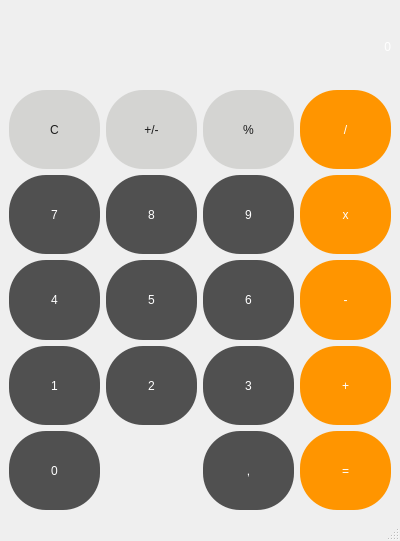
<?xml version="1.0" encoding="UTF-8"?>
<ui version="4.0">
 <class>MainWindow</class>
 <widget class="QMainWindow" name="MainWindow">
  <property name="enabled">
   <bool>true</bool>
  </property>
  <property name="geometry">
   <rect>
    <x>0</x>
    <y>0</y>
    <width>400</width>
    <height>541</height>
   </rect>
  </property>
  <property name="sizePolicy">
   <sizepolicy hsizetype="Fixed" vsizetype="Fixed">
    <horstretch>0</horstretch>
    <verstretch>0</verstretch>
   </sizepolicy>
  </property>
  <property name="minimumSize">
   <size>
    <width>400</width>
    <height>541</height>
   </size>
  </property>
  <property name="maximumSize">
   <size>
    <width>16777215</width>
    <height>16777215</height>
   </size>
  </property>
  <property name="windowTitle">
   <string>Legit IPhone Calculator</string>
  </property>
  <property name="windowOpacity">
   <double>1.000000000000000</double>
  </property>
  <property name="styleSheet">
   <string notr="true">color: #1C1C1C;</string>
  </property>
  <widget class="QWidget" name="centralwidget">
   <layout class="QGridLayout" name="gridLayout_2">
    <item row="0" column="0">
     <layout class="QVBoxLayout" name="verticalLayout">
      <item>
       <widget class="QLabel" name="label">
        <property name="sizePolicy">
         <sizepolicy hsizetype="MinimumExpanding" vsizetype="Maximum">
          <horstretch>0</horstretch>
          <verstretch>0</verstretch>
         </sizepolicy>
        </property>
        <property name="minimumSize">
         <size>
          <width>0</width>
          <height>75</height>
         </size>
        </property>
        <property name="styleSheet">
         <string notr="true">font: 35pt &quot;Monocraft&quot;;
color: #FFFFFF;

</string>
        </property>
        <property name="text">
         <string>0</string>
        </property>
        <property name="textFormat">
         <enum>Qt::PlainText</enum>
        </property>
        <property name="alignment">
         <set>Qt::AlignRight|Qt::AlignTrailing|Qt::AlignVCenter</set>
        </property>
       </widget>
      </item>
      <item>
       <layout class="QGridLayout" name="gridLayout">
        <item row="3" column="3">
         <widget class="QPushButton" name="pushButton_16">
          <property name="enabled">
           <bool>true</bool>
          </property>
          <property name="sizePolicy">
           <sizepolicy hsizetype="MinimumExpanding" vsizetype="MinimumExpanding">
            <horstretch>0</horstretch>
            <verstretch>0</verstretch>
           </sizepolicy>
          </property>
          <property name="styleSheet">
           <string notr="true">QPushButton {
	background-color: #FF9500;
	color: #FFFFFF;
	font: 20pt &quot;Monocraft&quot;;
	border-radius: 37px;
}
QPushButton::pressed {
	background-color: #FFCD61;
}
QPushButton::disabled {
	background-color: #ffbc5e;
}</string>
          </property>
          <property name="text">
           <string>+</string>
          </property>
         </widget>
        </item>
        <item row="2" column="1">
         <widget class="QPushButton" name="pushButton_7">
          <property name="sizePolicy">
           <sizepolicy hsizetype="MinimumExpanding" vsizetype="MinimumExpanding">
            <horstretch>0</horstretch>
            <verstretch>0</verstretch>
           </sizepolicy>
          </property>
          <property name="styleSheet">
           <string notr="true">QPushButton {
	background-color: #505050;
	color: #FFFFFF;
	font: 20pt &quot;Monocraft&quot;;
	border-radius: 37px;
}
QPushButton::pressed {
	background-color: #7A7A7A;
}</string>
          </property>
          <property name="text">
           <string>5</string>
          </property>
         </widget>
        </item>
        <item row="4" column="0">
         <widget class="QPushButton" name="pushButton_19">
          <property name="sizePolicy">
           <sizepolicy hsizetype="MinimumExpanding" vsizetype="MinimumExpanding">
            <horstretch>0</horstretch>
            <verstretch>0</verstretch>
           </sizepolicy>
          </property>
          <property name="styleSheet">
           <string notr="true">QPushButton {
	background-color: #505050;
	color: #FFFFFF;
	font: 20pt &quot;Monocraft&quot;;
	border-radius: 37px;
}
QPushButton::pressed {
	background-color: #7A7A7A;
}</string>
          </property>
          <property name="text">
           <string>0</string>
          </property>
         </widget>
        </item>
        <item row="4" column="3">
         <widget class="QPushButton" name="pushButton_18">
          <property name="sizePolicy">
           <sizepolicy hsizetype="MinimumExpanding" vsizetype="MinimumExpanding">
            <horstretch>0</horstretch>
            <verstretch>0</verstretch>
           </sizepolicy>
          </property>
          <property name="styleSheet">
           <string notr="true">QPushButton {
	background-color: #FF9500;
	color: #FFFFFF;
	font: 20pt &quot;Monocraft&quot;;
	border-radius: 37px;
}
QPushButton::pressed {
	background-color: #FFCD61;
}</string>
          </property>
          <property name="text">
           <string>=</string>
          </property>
         </widget>
        </item>
        <item row="3" column="2">
         <widget class="QPushButton" name="pushButton_14">
          <property name="sizePolicy">
           <sizepolicy hsizetype="MinimumExpanding" vsizetype="MinimumExpanding">
            <horstretch>0</horstretch>
            <verstretch>0</verstretch>
           </sizepolicy>
          </property>
          <property name="styleSheet">
           <string notr="true">QPushButton {
	background-color: #505050;
	color: #FFFFFF;
	font: 20pt &quot;Monocraft&quot;;
	border-radius: 37px;
}
QPushButton::pressed {
	background-color: #7A7A7A;
}</string>
          </property>
          <property name="text">
           <string>3</string>
          </property>
         </widget>
        </item>
        <item row="2" column="0">
         <widget class="QPushButton" name="pushButton_3">
          <property name="sizePolicy">
           <sizepolicy hsizetype="MinimumExpanding" vsizetype="MinimumExpanding">
            <horstretch>0</horstretch>
            <verstretch>0</verstretch>
           </sizepolicy>
          </property>
          <property name="styleSheet">
           <string notr="true">QPushButton {
	background-color: #505050;
	color: #FFFFFF;
	font: 20pt &quot;Monocraft&quot;;
	border-radius: 37px;
}
QPushButton::pressed {
	background-color: #7A7A7A;
}</string>
          </property>
          <property name="text">
           <string>4</string>
          </property>
         </widget>
        </item>
        <item row="2" column="3">
         <widget class="QPushButton" name="pushButton_11">
          <property name="sizePolicy">
           <sizepolicy hsizetype="MinimumExpanding" vsizetype="MinimumExpanding">
            <horstretch>0</horstretch>
            <verstretch>0</verstretch>
           </sizepolicy>
          </property>
          <property name="styleSheet">
           <string notr="true">QPushButton {
	background-color: #FF9500;
	color: #FFFFFF;
	font: 20pt &quot;Monocraft&quot;;
	border-radius: 37px;
}
QPushButton::pressed {
	background-color: #FFCD61;
}
QPushButton::disabled {
	background-color: #ffbc5e;
}</string>
          </property>
          <property name="text">
           <string>-</string>
          </property>
         </widget>
        </item>
        <item row="2" column="2">
         <widget class="QPushButton" name="pushButton_10">
          <property name="sizePolicy">
           <sizepolicy hsizetype="MinimumExpanding" vsizetype="MinimumExpanding">
            <horstretch>0</horstretch>
            <verstretch>0</verstretch>
           </sizepolicy>
          </property>
          <property name="styleSheet">
           <string notr="true">QPushButton {
	background-color: #505050;
	color: #FFFFFF;
	font: 20pt &quot;Monocraft&quot;;
	border-radius: 37px;
}
QPushButton::pressed {
	background-color: #7A7A7A;
}</string>
          </property>
          <property name="text">
           <string>6</string>
          </property>
         </widget>
        </item>
        <item row="4" column="2">
         <widget class="QPushButton" name="pushButton_17">
          <property name="sizePolicy">
           <sizepolicy hsizetype="MinimumExpanding" vsizetype="MinimumExpanding">
            <horstretch>0</horstretch>
            <verstretch>0</verstretch>
           </sizepolicy>
          </property>
          <property name="styleSheet">
           <string notr="true">QPushButton {
	background-color: #505050;
	color: #FFFFFF;
	font: 20pt &quot;Monocraft&quot;;
	border-radius: 37px;
}
QPushButton::pressed {
	background-color: #7A7A7A;
}</string>
          </property>
          <property name="text">
           <string>,</string>
          </property>
         </widget>
        </item>
        <item row="3" column="1">
         <widget class="QPushButton" name="pushButton_8">
          <property name="sizePolicy">
           <sizepolicy hsizetype="MinimumExpanding" vsizetype="MinimumExpanding">
            <horstretch>0</horstretch>
            <verstretch>0</verstretch>
           </sizepolicy>
          </property>
          <property name="styleSheet">
           <string notr="true">QPushButton {
	background-color: #505050;
	color: #FFFFFF;
	font: 20pt &quot;Monocraft&quot;;
	border-radius: 37px;
}
QPushButton::pressed {
	background-color: #7A7A7A;
}</string>
          </property>
          <property name="text">
           <string>2</string>
          </property>
         </widget>
        </item>
        <item row="3" column="0">
         <widget class="QPushButton" name="pushButton_4">
          <property name="sizePolicy">
           <sizepolicy hsizetype="MinimumExpanding" vsizetype="MinimumExpanding">
            <horstretch>0</horstretch>
            <verstretch>0</verstretch>
           </sizepolicy>
          </property>
          <property name="styleSheet">
           <string notr="true">QPushButton {
	background-color: #505050;
	color: #FFFFFF;
	font: 20pt &quot;Monocraft&quot;;
	border-radius: 37px;
}
QPushButton::pressed {
	background-color: #7A7A7A;
}</string>
          </property>
          <property name="text">
           <string>1</string>
          </property>
         </widget>
        </item>
        <item row="1" column="2">
         <widget class="QPushButton" name="pushButton_13">
          <property name="sizePolicy">
           <sizepolicy hsizetype="MinimumExpanding" vsizetype="MinimumExpanding">
            <horstretch>0</horstretch>
            <verstretch>0</verstretch>
           </sizepolicy>
          </property>
          <property name="styleSheet">
           <string notr="true">QPushButton {
	background-color: #505050;
	color: #FFFFFF;
	font: 20pt &quot;Monocraft&quot;;
	border-radius: 37px;
}
QPushButton::pressed {
	background-color: #7A7A7A;
}</string>
          </property>
          <property name="text">
           <string>9</string>
          </property>
         </widget>
        </item>
        <item row="0" column="0">
         <widget class="QPushButton" name="pushButton">
          <property name="sizePolicy">
           <sizepolicy hsizetype="MinimumExpanding" vsizetype="MinimumExpanding">
            <horstretch>0</horstretch>
            <verstretch>0</verstretch>
           </sizepolicy>
          </property>
          <property name="styleSheet">
           <string notr="true">QPushButton {
	background-color: #D4D4D2;
	color: #1C1C1C;
	font: 20pt &quot;Monocraft&quot;;
	border-radius: 37px;
}
QPushButton::pressed {
	background-color: #EDEDEB;
}</string>
          </property>
          <property name="text">
           <string>C</string>
          </property>
         </widget>
        </item>
        <item row="0" column="3">
         <widget class="QPushButton" name="pushButton_9">
          <property name="sizePolicy">
           <sizepolicy hsizetype="MinimumExpanding" vsizetype="MinimumExpanding">
            <horstretch>0</horstretch>
            <verstretch>0</verstretch>
           </sizepolicy>
          </property>
          <property name="styleSheet">
           <string notr="true">QPushButton {
	background-color: #FF9500;
	color: #FFFFFF;
	font: 20pt &quot;Monocraft&quot;;
	border-radius: 37px;
}
QPushButton::pressed {
	background-color: #FFCD61;
}
QPushButton::disabled {
	background-color: #ffbc5e;
}</string>
          </property>
          <property name="text">
           <string>/</string>
          </property>
         </widget>
        </item>
        <item row="0" column="1">
         <widget class="QPushButton" name="pushButton_5">
          <property name="sizePolicy">
           <sizepolicy hsizetype="MinimumExpanding" vsizetype="MinimumExpanding">
            <horstretch>0</horstretch>
            <verstretch>0</verstretch>
           </sizepolicy>
          </property>
          <property name="styleSheet">
           <string notr="true">QPushButton {
	background-color: #D4D4D2;
	color: #1C1C1C;
	font: 20pt &quot;Monocraft&quot;;
	border-radius: 37px;
}
QPushButton::pressed {
	background-color: #EDEDEB;
}</string>
          </property>
          <property name="text">
           <string>+/-</string>
          </property>
         </widget>
        </item>
        <item row="0" column="2">
         <widget class="QPushButton" name="pushButton_15">
          <property name="sizePolicy">
           <sizepolicy hsizetype="MinimumExpanding" vsizetype="MinimumExpanding">
            <horstretch>0</horstretch>
            <verstretch>0</verstretch>
           </sizepolicy>
          </property>
          <property name="styleSheet">
           <string notr="true">QPushButton {
	background-color: #D4D4D2;
	color: #1C1C1C;
	font: 20pt &quot;Monocraft&quot;;
	border-radius: 37px;
}
QPushButton::pressed {
	background-color: #EDEDEB;
}</string>
          </property>
          <property name="text">
           <string>%</string>
          </property>
         </widget>
        </item>
        <item row="1" column="0">
         <widget class="QPushButton" name="pushButton_2">
          <property name="sizePolicy">
           <sizepolicy hsizetype="MinimumExpanding" vsizetype="MinimumExpanding">
            <horstretch>0</horstretch>
            <verstretch>0</verstretch>
           </sizepolicy>
          </property>
          <property name="styleSheet">
           <string notr="true">QPushButton {
	background-color: #505050;
	color: #FFFFFF;
	font: 20pt &quot;Monocraft&quot;;
	border-radius: 37px;
}
QPushButton::pressed {
	background-color: #7A7A7A;
}</string>
          </property>
          <property name="text">
           <string>7</string>
          </property>
         </widget>
        </item>
        <item row="1" column="3">
         <widget class="QPushButton" name="pushButton_12">
          <property name="sizePolicy">
           <sizepolicy hsizetype="MinimumExpanding" vsizetype="MinimumExpanding">
            <horstretch>0</horstretch>
            <verstretch>0</verstretch>
           </sizepolicy>
          </property>
          <property name="styleSheet">
           <string notr="true">QPushButton {
	background-color: #FF9500;
	color: #FFFFFF;
	font: 20pt &quot;Monocraft&quot;;
	border-radius: 37px;
}
QPushButton::pressed {
	background-color: #FFCD61;
}
QPushButton::disabled {
	background-color: #ffbc5e;
}</string>
          </property>
          <property name="text">
           <string>x</string>
          </property>
         </widget>
        </item>
        <item row="1" column="1">
         <widget class="QPushButton" name="pushButton_6">
          <property name="sizePolicy">
           <sizepolicy hsizetype="MinimumExpanding" vsizetype="MinimumExpanding">
            <horstretch>0</horstretch>
            <verstretch>0</verstretch>
           </sizepolicy>
          </property>
          <property name="styleSheet">
           <string notr="true">QPushButton {
	background-color: #505050;
	color: #FFFFFF;
	font: 20pt &quot;Monocraft&quot;;
	border-radius: 37px;
}
QPushButton::pressed {
	background-color: #7A7A7A;
}</string>
          </property>
          <property name="text">
           <string>8</string>
          </property>
         </widget>
        </item>
        <item row="4" column="1">
         <spacer name="horizontalSpacer">
          <property name="orientation">
           <enum>Qt::Horizontal</enum>
          </property>
          <property name="sizeType">
           <enum>QSizePolicy::Minimum</enum>
          </property>
          <property name="sizeHint" stdset="0">
           <size>
            <width>40</width>
            <height>20</height>
           </size>
          </property>
         </spacer>
        </item>
       </layout>
      </item>
     </layout>
    </item>
   </layout>
  </widget>
  <widget class="QMenuBar" name="menubar">
   <property name="geometry">
    <rect>
     <x>0</x>
     <y>0</y>
     <width>400</width>
     <height>18</height>
    </rect>
   </property>
  </widget>
  <widget class="QStatusBar" name="statusbar"/>
 </widget>
 <resources/>
 <connections/>
</ui>
